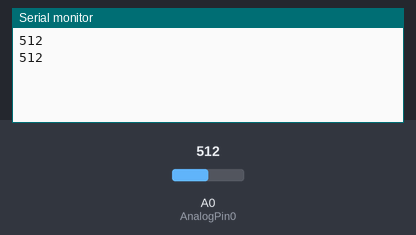
Simulated run of this sketch. Board: Arduino Uno, built with avr-gcc and run on an emulated ATmega328P. Shown: the last lines printed to the serial monitor. Inputs (shaded band) come from the test bench; at power-on: A0 (AnalogPin0) = 512.

Above: at 1.8 s.
1.9 s: A0 (AnalogPin0) set to 716
At 2.8 s:
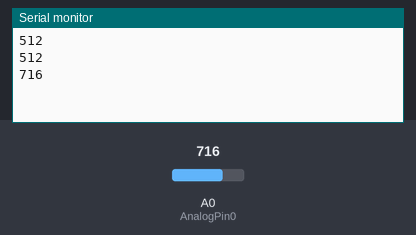
3.4 s: A0 (AnalogPin0) set to 900
At 4.8 s:
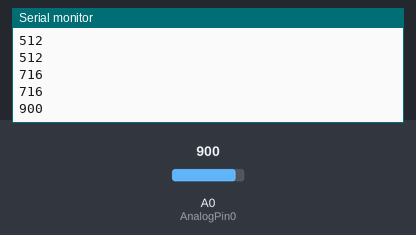
Timing chart, 0 to 6.4 s (numbered marks = the images above; inputs shaded):
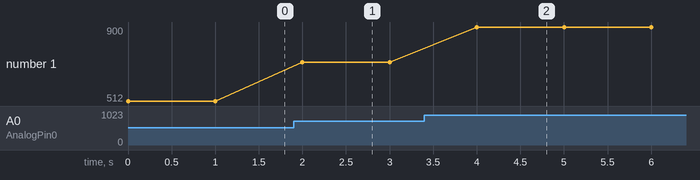

The sketch:

Arduino_wo_Firmata.ino
```cpp
/*Modified from
 * Arduino to Processing: Serial Communication without Firmata by thelostspore
 * http://www.instructables.com/id/Arduino-to-Processing-Serial-Communication-withou/?ALLSTEPS
 */
int AnalogPin0 = A0;
void setup() {
  Serial.begin(9600);
}
void loop() {
    int TempVal = analogRead(AnalogPin0);
    Serial.println(TempVal,DEC);
    delay(1000);
}
```

Measured:
- after the input at 1.9 s, the serial monitor: prints a new line after 0.10 s (image 1)
- after the input at 3.4 s, the serial monitor: prints a new line after 0.60 s (image 2)
- plotted number 1: 512 → 716 after the input at 1.9 s, 716 → 900 after the input at 3.4 s
